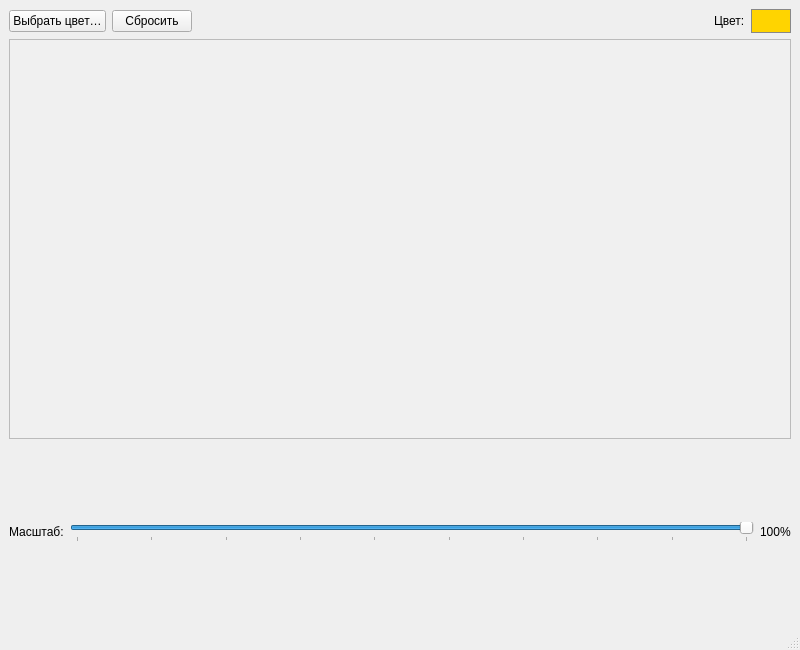
<?xml version="1.0" encoding="UTF-8"?>
<ui version="4.0">
 <class>MainWindow</class>
 <widget class="QMainWindow" name="MainWindow">
  <property name="geometry">
   <rect><x>0</x><y>0</y><width>800</width><height>650</height></rect>
  </property>
  <property name="windowTitle"><string>Task6 — Смайлик</string></property>
  <widget class="QWidget" name="centralwidget">
   <layout class="QVBoxLayout" name="vLayout">
    <item>
     <layout class="QHBoxLayout" name="hTop">
      <item>
       <widget class="QPushButton" name="btnColor">
        <property name="text"><string>Выбрать цвет…</string></property>
       </widget>
      </item>
      <item>
       <widget class="QPushButton" name="btnReset">
        <property name="text"><string>Сбросить</string></property>
       </widget>
      </item>
      <item>
       <spacer name="sp">
        <property name="orientation"><enum>Qt::Orientation::Horizontal</enum></property>
        <property name="sizeType"><enum>QSizePolicy::Policy::Expanding</enum></property>
        <property name="sizeHint" stdset="0"><size><width>40</width><height>20</height></size></property>
       </spacer>
      </item>
      <item>
       <widget class="QLabel" name="lblColorCaption">
        <property name="text"><string>Цвет:</string></property>
       </widget>
      </item>
      <item>
       <widget class="QLabel" name="lblColorPreview">
        <property name="text"><string></string></property>
        <property name="minimumSize"><size><width>40</width><height>24</height></size></property>
        <property name="maximumSize"><size><width>40</width><height>24</height></size></property>
        <property name="styleSheet"><string>QLabel { background:#ffd400; border:1px solid #888; }</string></property>
       </widget>
      </item>
     </layout>
    </item>
    <item>
     <widget class="QLabel" name="lblCanvas">
      <property name="alignment"><set>Qt::AlignmentFlag::AlignCenter</set></property>
      <property name="minimumSize"><size><width>400</width><height>400</height></size></property>
      <property name="styleSheet"><string>QLabel { background:#f0f0f0; border:1px solid #bbb; }</string></property>
     </widget>
    </item>
    <item>
     <layout class="QHBoxLayout" name="hSlider">
      <item>
       <widget class="QLabel" name="lblScaleCaption">
        <property name="text"><string>Масштаб:</string></property>
       </widget>
      </item>
      <item>
       <widget class="QSlider" name="sliderScale">
        <property name="orientation"><enum>Qt::Orientation::Horizontal</enum></property>
        <property name="minimum"><number>10</number></property>
        <property name="maximum"><number>100</number></property>
        <property name="singleStep"><number>5</number></property>
        <property name="pageStep"><number>10</number></property>
        <property name="value"><number>100</number></property>
        <property name="tracking"><bool>true</bool></property>
        <property name="tickPosition"><enum>QSlider::TickPosition::TicksBelow</enum></property>
        <property name="tickInterval"><number>10</number></property>
       </widget>
      </item>
      <item>
       <widget class="QLabel" name="lblScaleValue">
        <property name="text"><string>100%</string></property>
        <property name="minimumWidth"><number>60</number></property>
       </widget>
      </item>
     </layout>
    </item>
   </layout>
  </widget>
  <widget class="QStatusBar" name="statusbar"/>
 </widget>
 <resources/>
 <connections/>
</ui>
